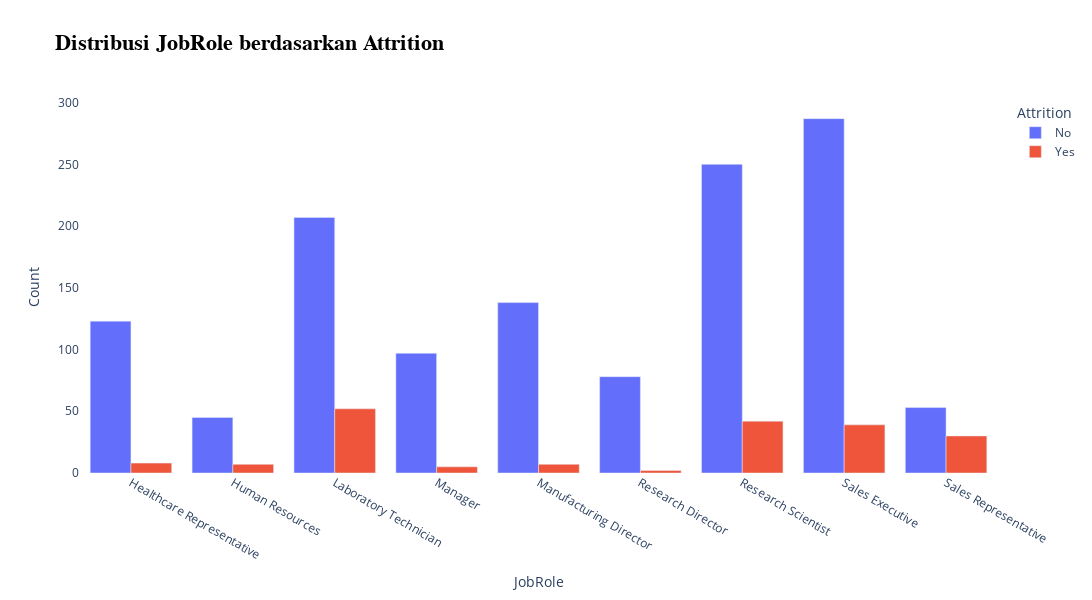
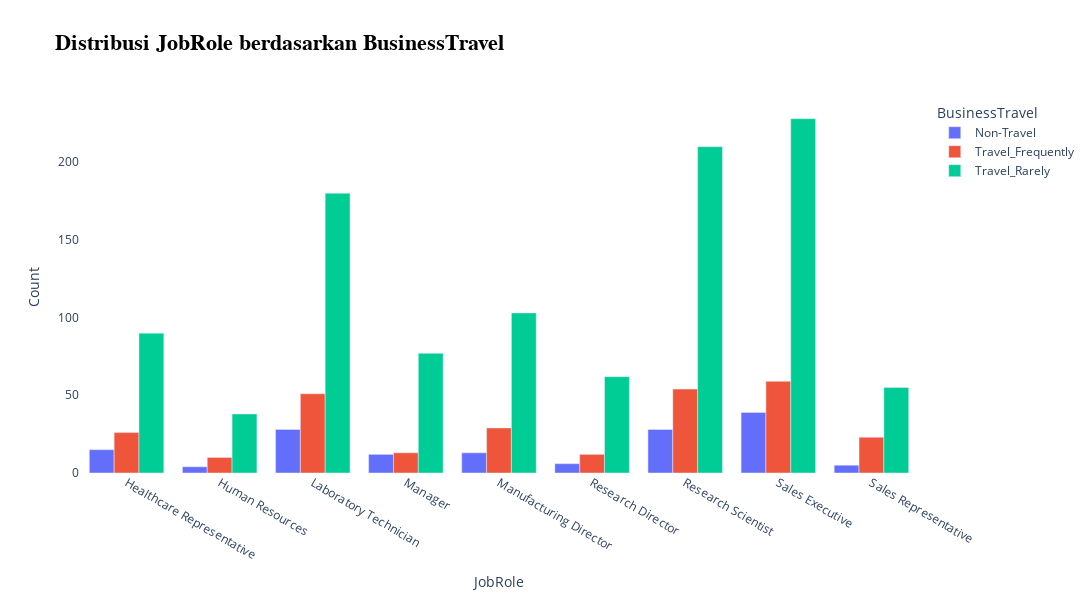

The notebook cell saved with these charts, in order:
### Markdown cell above
### `Visualisasi Bivariate`

### Code cell
# Kolom kategorikal yang ingin divisualisasikan terhadap JobRole
cat_columns = df_copy.drop(columns=['Department', 'JobRole']).select_dtypes(include='object').columns

# Menyimpan figure dalam list untuk ditampilkan satu per satu
figures = []

# Membuat figure terpisah per kolom
for col in cat_columns:
    data = df_copy.groupby([col, 'JobRole']).size().reset_index(name='Count')
    fig = px.bar(
        data,
        x='JobRole',
        y='Count',
        color=col,
        barmode='group',
        title=f"Distribusi JobRole berdasarkan {col}"
    )
    fig.update_layout(
        height=600,
        width=1400,
        title=dict(
            text=f"<b>Distribusi JobRole berdasarkan {col}</b>",
            font=dict(size=22, family='Arial', color='black')
        ),
        plot_bgcolor='white',
        paper_bgcolor='white',
        legend_title_text=col,
        uniformtext_minsize=8,
        uniformtext_mode='hide'
    )
    figures.append(fig)

# Menampilkan satu per satu
for fig in figures:
    fig.show()

### Figure 1 — Plotly figure (JSON) as saved in the notebook; plotly's stock layout.template omitted (floating-point values rounded to 4 significant figures)
{"data": [{"alignmentgroup": "True", "hovertemplate": "Attrition=No<br>JobRole=%{x}<br>Count=%{y}<extra></extra>", "legendgroup": "No", "marker": {"color": "#636efa", "pattern": {"shape": ""}}, "name": "No", "offsetgroup": "No", "orientation": "v", "showlegend": true, "textposition": "auto", "type": "bar", "x": ["Healthcare Representative", "Human Resources", "Laboratory Technician", "Manager", "Manufacturing Director", "Research Director", "Research Scientist", "Sales Executive", "Sales Representative"], "xaxis": "x", "y": [123, 45, 207, 97, 138, 78, 250, 287, 53], "yaxis": "y"}, {"alignmentgroup": "True", "hovertemplate": "Attrition=Yes<br>JobRole=%{x}<br>Count=%{y}<extra></extra>", "legendgroup": "Yes", "marker": {"color": "#EF553B", "pattern": {"shape": ""}}, "name": "Yes", "offsetgroup": "Yes", "orientation": "v", "showlegend": true, "textposition": "auto", "type": "bar", "x": ["Healthcare Representative", "Human Resources", "Laboratory Technician", "Manager", "Manufacturing Director", "Research Director", "Research Scientist", "Sales Executive", "Sales Representative"], "xaxis": "x", "y": [8, 7, 52, 5, 7, 2, 42, 39, 30], "yaxis": "y"}], "layout": {"barmode": "group", "height": 600, "legend": {"title": {"text": "Attrition"}, "tracegroupgap": 0}, "paper_bgcolor": "white", "plot_bgcolor": "white", "title": {"font": {"color": "black", "family": "Arial", "size": 22}, "text": "<b>Distribusi JobRole berdasarkan Attrition</b>"}, "uniformtext": {"minsize": 8, "mode": "hide"}, "width": 1400, "xaxis": {"anchor": "y", "domain": [0, 1], "title": {"text": "JobRole"}}, "yaxis": {"anchor": "x", "domain": [0, 1], "title": {"text": "Count"}}}}

### Figure 2 — Plotly figure (JSON) as saved in the notebook; plotly's stock layout.template omitted (floating-point values rounded to 4 significant figures)
{"data": [{"alignmentgroup": "True", "hovertemplate": "BusinessTravel=Non-Travel<br>JobRole=%{x}<br>Count=%{y}<extra></extra>", "legendgroup": "Non-Travel", "marker": {"color": "#636efa", "pattern": {"shape": ""}}, "name": "Non-Travel", "offsetgroup": "Non-Travel", "orientation": "v", "showlegend": true, "textposition": "auto", "type": "bar", "x": ["Healthcare Representative", "Human Resources", "Laboratory Technician", "Manager", "Manufacturing Director", "Research Director", "Research Scientist", "Sales Executive", "Sales Representative"], "xaxis": "x", "y": [15, 4, 28, 12, 13, 6, 28, 39, 5], "yaxis": "y"}, {"alignmentgroup": "True", "hovertemplate": "BusinessTravel=Travel_Frequently<br>JobRole=%{x}<br>Count=%{y}<extra></extra>", "legendgroup": "Travel_Frequently", "marker": {"color": "#EF553B", "pattern": {"shape": ""}}, "name": "Travel_Frequently", "offsetgroup": "Travel_Frequently", "orientation": "v", "showlegend": true, "textposition": "auto", "type": "bar", "x": ["Healthcare Representative", "Human Resources", "Laboratory Technician", "Manager", "Manufacturing Director", "Research Director", "Research Scientist", "Sales Executive", "Sales Representative"], "xaxis": "x", "y": [26, 10, 51, 13, 29, 12, 54, 59, 23], "yaxis": "y"}, {"alignmentgroup": "True", "hovertemplate": "BusinessTravel=Travel_Rarely<br>JobRole=%{x}<br>Count=%{y}<extra></extra>", "legendgroup": "Travel_Rarely", "marker": {"color": "#00cc96", "pattern": {"shape": ""}}, "name": "Travel_Rarely", "offsetgroup": "Travel_Rarely", "orientation": "v", "showlegend": true, "textposition": "auto", "type": "bar", "x": ["Healthcare Representative", "Human Resources", "Laboratory Technician", "Manager", "Manufacturing Director", "Research Director", "Research Scientist", "Sales Executive", "Sales Representative"], "xaxis": "x", "y": [90, 38, 180, 77, 103, 62, 210, 228, 55], "yaxis": "y"}], "layout": {"barmode": "group", "height": 600, "legend": {"title": {"text": "BusinessTravel"}, "tracegroupgap": 0}, "paper_bgcolor": "white", "plot_bgcolor": "white", "title": {"font": {"color": "black", "family": "Arial", "size": 22}, "text": "<b>Distribusi JobRole berdasarkan BusinessTravel</b>"}, "uniformtext": {"minsize": 8, "mode": "hide"}, "width": 1400, "xaxis": {"anchor": "y", "domain": [0, 1], "title": {"text": "JobRole"}}, "yaxis": {"anchor": "x", "domain": [0, 1], "title": {"text": "Count"}}}}
